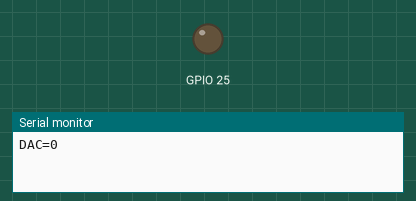
Recording of a sketch running on a simulated ESP32. Parts: output pins drawn as LEDs (lit = HIGH), the last lines printed to the serial monitor.

Above: at 0.05 s.
At 2.5 s:
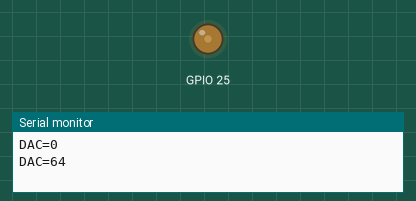
At 5.0 s:
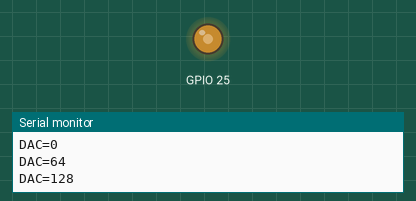
At 10.0 s:
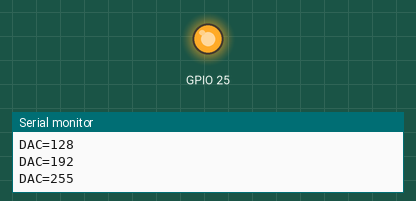
Timing chart, 0 to 13.0 s (numbered marks = the images above):
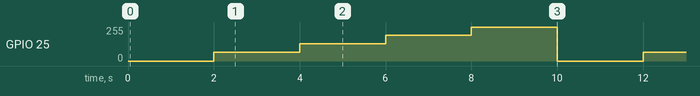

Measured:
- by itself, GPIO 25: repeats every 10.0 s: 128/255 2.0 s, 192/255 2.0 s, 255/255 2.0 s, 0/255 2.0 s, 64/255 2.0 s

The sketch:

cpp.ino
```cpp
#include <Arduino.h>

const int levels[] = {0, 64, 128, 192, 255};
int indexLevel = 0;
unsigned long lastChange;

void showLevel() {
  const int code = levels[indexLevel];
  dacWrite(25, code);
  Serial.print("DAC="); Serial.println(code);  // Codice, non tensione misurata.
}

void setup() {
  Serial.begin(115200);
  showLevel();
  lastChange = millis();
}

void loop() {
  const unsigned long now = millis();
  if (now - lastChange >= 2000) {
    lastChange = now;
    indexLevel = (indexLevel + 1) % 5;
    showLevel();
  }
  delay(1);
}
```
